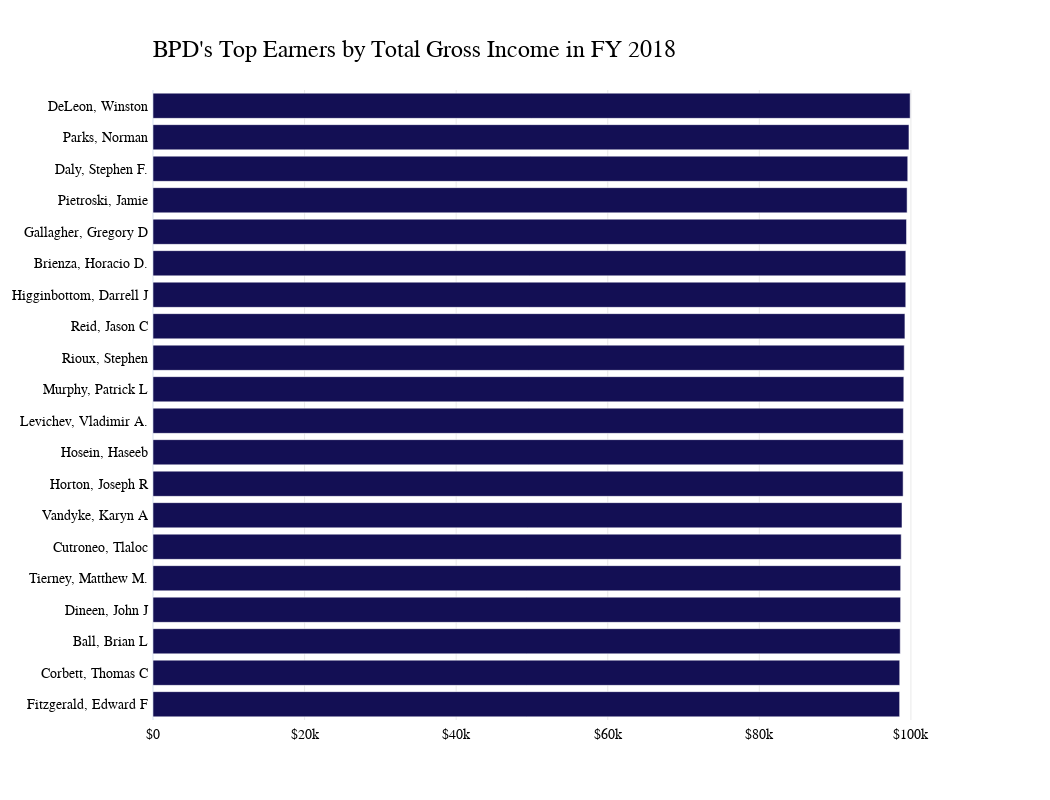

Here is the notebook cell this chart was saved with:
### Code cell
# did the above thing but useing plotly

fig = px.bar(top18_20, x='TOTAL EARNINGS', y='NAME', color='NAME', orientation='h', title='<b>2018 Top Earners<b>', color_discrete_sequence=['#130F54'])
fig.update_layout(xaxis_title='', yaxis_title='')
fig.update_layout(showlegend=False)
fig.update_layout(font_family="GT America Bold")
# change the frount of thing other than title to GT-America-Standard-regular

fig.update_layout(font=dict(family="GT America", size=12, color="#000000"))

# make the background color to be transparent 
fig.update_xaxes(showgrid=True, gridwidth=0.5, gridcolor='LightGray')

# Aesthetic customizations
fig.update_layout(
    plot_bgcolor='rgba(0,0,0,0)',
    font_family="GT America",
    font_color="black",
    font_size=14,
    xaxis_title=None,
    yaxis_title=None,
    xaxis_tickprefix = '$',
    margin=dict(
        l=100,
        r=100,
        b=80,
        t=90,
        pad=4
    ),
    height=800,
    width=1050
)

# Customize title!
fig.update_layout(
    title=go.layout.Title(
        text="BPD's Top Earners by Total Gross Income in FY 2018",
        xref="paper",
        x=0,
        y=.95,
        font_family="GT America Bold",
        font_size=24
    )
)
fig.show()

### Figure 1 — Plotly figure (JSON) as saved in the notebook; plotly's stock layout.template omitted (floating-point values rounded to 4 significant figures)
{"data": [{"alignmentgroup": "True", "hovertemplate": "NAME=%{y}<br>TOTAL EARNINGS=%{x}<extra></extra>", "legendgroup": "DeLeon, Winston", "marker": {"color": "#130F54", "pattern": {"shape": ""}}, "name": "DeLeon, Winston", "offsetgroup": "DeLeon, Winston", "orientation": "h", "showlegend": true, "textposition": "auto", "type": "bar", "x": [99899], "xaxis": "x", "y": ["DeLeon, Winston"], "yaxis": "y"}, {"alignmentgroup": "True", "hovertemplate": "NAME=%{y}<br>TOTAL EARNINGS=%{x}<extra></extra>", "legendgroup": "Parks, Norman", "marker": {"color": "#130F54", "pattern": {"shape": ""}}, "name": "Parks, Norman", "offsetgroup": "Parks, Norman", "orientation": "h", "showlegend": true, "textposition": "auto", "type": "bar", "x": [99740.0], "xaxis": "x", "y": ["Parks, Norman"], "yaxis": "y"}, {"alignmentgroup": "True", "hovertemplate": "NAME=%{y}<br>TOTAL EARNINGS=%{x}<extra></extra>", "legendgroup": "Daly, Stephen F.", "marker": {"color": "#130F54", "pattern": {"shape": ""}}, "name": "Daly, Stephen F.", "offsetgroup": "Daly, Stephen F.", "orientation": "h", "showlegend": true, "textposition": "auto", "type": "bar", "x": [99580.0], "xaxis": "x", "y": ["Daly, Stephen F."], "yaxis": "y"}, {"alignmentgroup": "True", "hovertemplate": "NAME=%{y}<br>TOTAL EARNINGS=%{x}<extra></extra>", "legendgroup": "Pietroski, Jamie", "marker": {"color": "#130F54", "pattern": {"shape": ""}}, "name": "Pietroski, Jamie", "offsetgroup": "Pietroski, Jamie", "orientation": "h", "showlegend": true, "textposition": "auto", "type": "bar", "x": [99500.0], "xaxis": "x", "y": ["Pietroski, Jamie"], "yaxis": "y"}, {"alignmentgroup": "True", "hovertemplate": "NAME=%{y}<br>TOTAL EARNINGS=%{x}<extra></extra>", "legendgroup": "Gallagher, Gregory D", "marker": {"color": "#130F54", "pattern": {"shape": ""}}, "name": "Gallagher, Gregory D", "offsetgroup": "Gallagher, Gregory D", "orientation": "h", "showlegend": true, "textposition": "auto", "type": "bar", "x": [99420.0], "xaxis": "x", "y": ["Gallagher, Gregory D"], "yaxis": "y"}, {"alignmentgroup": "True", "hovertemplate": "NAME=%{y}<br>TOTAL EARNINGS=%{x}<extra></extra>", "legendgroup": "Brienza, Horacio D.", "marker": {"color": "#130F54", "pattern": {"shape": ""}}, "name": "Brienza, Horacio D.", "offsetgroup": "Brienza, Horacio D.", "orientation": "h", "showlegend": true, "textposition": "auto", "type": "bar", "x": [99330.0], "xaxis": "x", "y": ["Brienza, Horacio D."], "yaxis": "y"}, {"alignmentgroup": "True", "hovertemplate": "NAME=%{y}<br>TOTAL EARNINGS=%{x}<extra></extra>", "legendgroup": "Higginbottom, Darrell J", "marker": {"color": "#130F54", "pattern": {"shape": ""}}, "name": "Higginbottom, Darrell J", "offsetgroup": "Higginbottom, Darrell J", "orientation": "h", "showlegend": true, "textposition": "auto", "type": "bar", "x": [99319], "xaxis": "x", "y": ["Higginbottom, Darrell J"], "yaxis": "y"}, {"alignmentgroup": "True", "hovertemplate": "NAME=%{y}<br>TOTAL EARNINGS=%{x}<extra></extra>", "legendgroup": "Reid, Jason C", "marker": {"color": "#130F54", "pattern": {"shape": ""}}, "name": "Reid, Jason C", "offsetgroup": "Reid, Jason C", "orientation": "h", "showlegend": true, "textposition": "auto", "type": "bar", "x": [99210.0], "xaxis": "x", "y": ["Reid, Jason C"], "yaxis": "y"}, {"alignmentgroup": "True", "hovertemplate": "NAME=%{y}<br>TOTAL EARNINGS=%{x}<extra></extra>", "legendgroup": "Rioux, Stephen", "marker": {"color": "#130F54", "pattern": {"shape": ""}}, "name": "Rioux, Stephen", "offsetgroup": "Rioux, Stephen", "orientation": "h", "showlegend": true, "textposition": "auto", "type": "bar", "x": [99120.0], "xaxis": "x", "y": ["Rioux, Stephen"], "yaxis": "y"}, {"alignmentgroup": "True", "hovertemplate": "NAME=%{y}<br>TOTAL EARNINGS=%{x}<extra></extra>", "legendgroup": "Murphy, Patrick L", "marker": {"color": "#130F54", "pattern": {"shape": ""}}, "name": "Murphy, Patrick L", "offsetgroup": "Murphy, Patrick L", "orientation": "h", "showlegend": true, "textposition": "auto", "type": "bar", "x": [99060.0], "xaxis": "x", "y": ["Murphy, Patrick L"], "yaxis": "y"}, {"alignmentgroup": "True", "hovertemplate": "NAME=%{y}<br>TOTAL EARNINGS=%{x}<extra></extra>", "legendgroup": "Levichev, Vladimir A.", "marker": {"color": "#130F54", "pattern": {"shape": ""}}, "name": "Levichev, Vladimir A.", "offsetgroup": "Levichev, Vladimir A.", "orientation": "h", "showlegend": true, "textposition": "auto", "type": "bar", "x": [99010.0], "xaxis": "x", "y": ["Levichev, Vladimir A."], "yaxis": "y"}, {"alignmentgroup": "True", "hovertemplate": "NAME=%{y}<br>TOTAL EARNINGS=%{x}<extra></extra>", "legendgroup": "Hosein, Haseeb", "marker": {"color": "#130F54", "pattern": {"shape": ""}}, "name": "Hosein, Haseeb", "offsetgroup": "Hosein, Haseeb", "orientation": "h", "showlegend": true, "textposition": "auto", "type": "bar", "x": [99000.0], "xaxis": "x", "y": ["Hosein, Haseeb"], "yaxis": "y"}, {"alignmentgroup": "True", "hovertemplate": "NAME=%{y}<br>TOTAL EARNINGS=%{x}<extra></extra>", "legendgroup": "Horton, Joseph R", "marker": {"color": "#130F54", "pattern": {"shape": ""}}, "name": "Horton, Joseph R", "offsetgroup": "Horton, Joseph R", "orientation": "h", "showlegend": true, "textposition": "auto", "type": "bar", "x": [98970.0], "xaxis": "x", "y": ["Horton, Joseph R"], "yaxis": "y"}, {"alignmentgroup": "True", "hovertemplate": "NAME=%{y}<br>TOTAL EARNINGS=%{x}<extra></extra>", "legendgroup": "Vandyke, Karyn A", "marker": {"color": "#130F54", "pattern": {"shape": ""}}, "name": "Vandyke, Karyn A", "offsetgroup": "Vandyke, Karyn A", "orientation": "h", "showlegend": true, "textposition": "auto", "type": "bar", "x": [98820.0], "xaxis": "x", "y": ["Vandyke, Karyn A"], "yaxis": "y"}, {"alignmentgroup": "True", "hovertemplate": "NAME=%{y}<br>TOTAL EARNINGS=%{x}<extra></extra>", "legendgroup": "Cutroneo, Tlaloc", "marker": {"color": "#130F54", "pattern": {"shape": ""}}, "name": "Cutroneo, Tlaloc", "offsetgroup": "Cutroneo, Tlaloc", "orientation": "h", "showlegend": true, "textposition": "auto", "type": "bar", "x": [98720.0], "xaxis": "x", "y": ["Cutroneo, Tlaloc"], "yaxis": "y"}, {"alignmentgroup": "True", "hovertemplate": "NAME=%{y}<br>TOTAL EARNINGS=%{x}<extra></extra>", "legendgroup": "Tierney, Matthew M.", "marker": {"color": "#130F54", "pattern": {"shape": ""}}, "name": "Tierney, Matthew M.", "offsetgroup": "Tierney, Matthew M.", "orientation": "h", "showlegend": true, "textposition": "auto", "type": "bar", "x": [98650.0], "xaxis": "x", "y": ["Tierney, Matthew M."], "yaxis": "y"}, {"alignmentgroup": "True", "hovertemplate": "NAME=%{y}<br>TOTAL EARNINGS=%{x}<extra></extra>", "legendgroup": "Dineen, John J", "marker": {"color": "#130F54", "pattern": {"shape": ""}}, "name": "Dineen, John J", "offsetgroup": "Dineen, John J", "orientation": "h", "showlegend": true, "textposition": "auto", "type": "bar", "x": [98640.0], "xaxis": "x", "y": ["Dineen, John J"], "yaxis": "y"}, {"alignmentgroup": "True", "hovertemplate": "NAME=%{y}<br>TOTAL EARNINGS=%{x}<extra></extra>", "legendgroup": "Ball, Brian L", "marker": {"color": "#130F54", "pattern": {"shape": ""}}, "name": "Ball, Brian L", "offsetgroup": "Ball, Brian L", "orientation": "h", "showlegend": true, "textposition": "auto", "type": "bar", "x": [98590.0], "xaxis": "x", "y": ["Ball, Brian L"], "yaxis": "y"}, {"alignmentgroup": "True", "hovertemplate": "NAME=%{y}<br>TOTAL EARNINGS=%{x}<extra></extra>", "legendgroup": "Corbett, Thomas C", "marker": {"color": "#130F54", "pattern": {"shape": ""}}, "name": "Corbett, Thomas C", "offsetgroup": "Corbett, Thomas C", "orientation": "h", "showlegend": true, "textposition": "auto", "type": "bar", "x": [98520.0], "xaxis": "x", "y": ["Corbett, Thomas C"], "yaxis": "y"}, {"alignmentgroup": "True", "hovertemplate": "NAME=%{y}<br>TOTAL EARNINGS=%{x}<extra></extra>", "legendgroup": "Fitzgerald, Edward F", "marker": {"color": "#130F54", "pattern": {"shape": ""}}, "name": "Fitzgerald, Edward F", "offsetgroup": "Fitzgerald, Edward F", "orientation": "h", "showlegend": true, "textposition": "auto", "type": "bar", "x": [98510.0], "xaxis": "x", "y": ["Fitzgerald, Edward F"], "yaxis": "y"}], "layout": {"barmode": "relative", "font": {"color": "black", "family": "GT America", "size": 14}, "height": 800, "legend": {"title": {"text": "NAME"}, "tracegroupgap": 0}, "margin": {"b": 80, "l": 100, "pad": 4, "r": 100, "t": 90}, "plot_bgcolor": "rgba(0,0,0,0)", "showlegend": false, "title": {"font": {"family": "GT America Bold", "size": 24}, "text": "BPD's Top Earners by Total Gross Income in FY 2018", "x": 0, "xref": "paper", "y": 0.95}, "width": 1050, "xaxis": {"anchor": "y", "domain": [0, 1], "gridcolor": "LightGray", "gridwidth": 0.5, "showgrid": true, "tickprefix": "$", "title": {}}, "yaxis": {"anchor": "x", "categoryarray": ["Fitzgerald, Edward F", "Corbett, Thomas C", "Ball, Brian L", "Dineen, John J", "Tierney, Matthew M.", "Cutroneo, Tlaloc", "Vandyke, Karyn A", "Horton, Joseph R", "Hosein, Haseeb", "Levichev, Vladimir A.", "Murphy, Patrick L", "Rioux, Stephen", "Reid, Jason C", "Higginbottom, Darrell J", "Brienza, Horacio D.", "Gallagher, Gregory D", "Pietroski, Jamie", "Daly, Stephen F.", "Parks, Norman", "DeLeon, Winston"], "categoryorder": "array", "domain": [0, 1], "title": {}}}}
